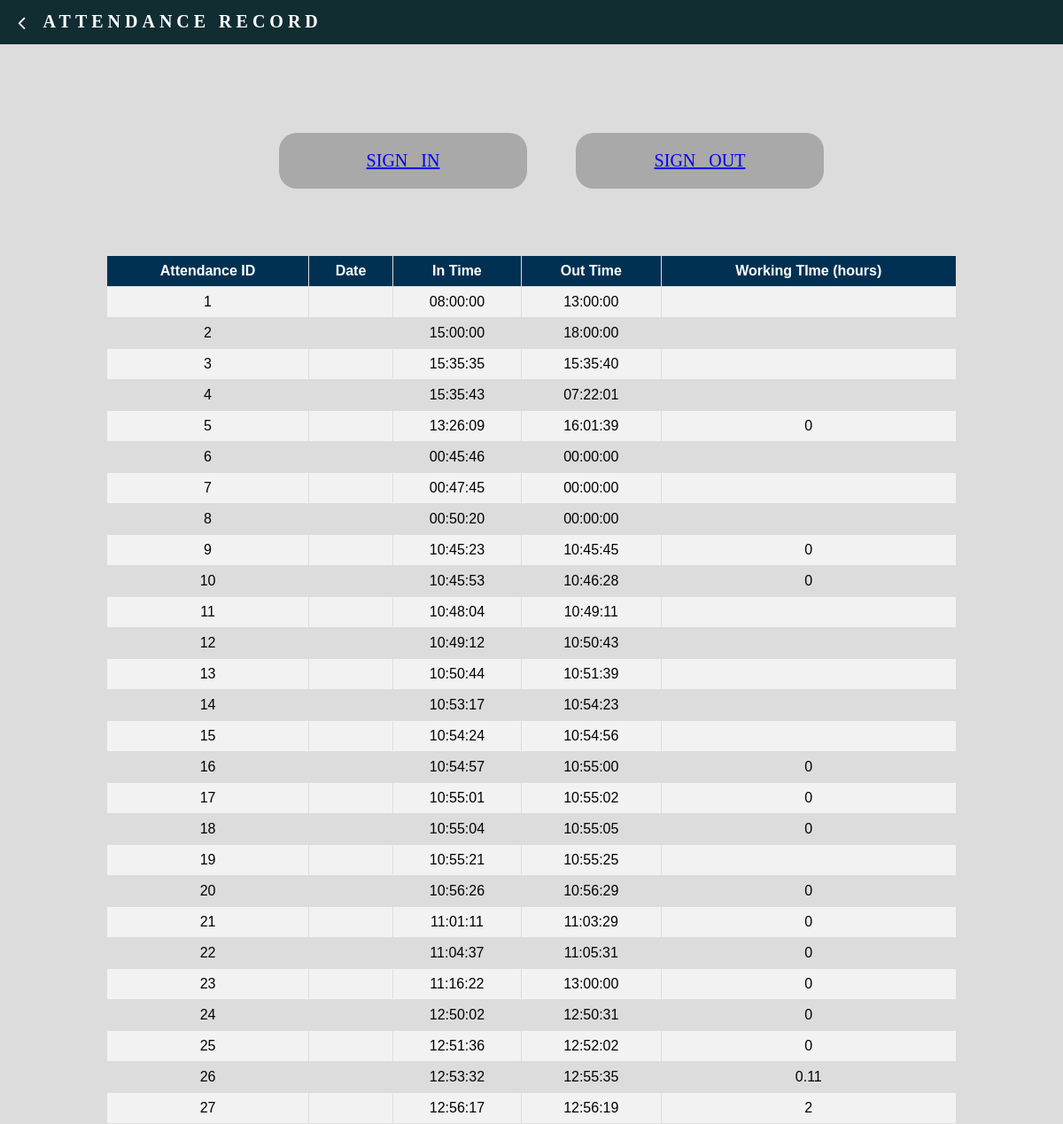
/room_cleaner-attendance.php (signed in), run on the app's committed database.
### tables this page shows
CREATE TABLE IF NOT EXISTS `attendance` (
  `attendance_id` int NOT NULL AUTO_INCREMENT,
  `employee_id` int NOT NULL,
  `date` date NOT NULL,
  `sign_in_time` time NOT NULL,
  `sign_out_time` time NOT NULL,
  `working_time` float DEFAULT NULL,
  PRIMARY KEY (`attendance_id`),
  KEY `employee_id` (`employee_id`)
);

### room_cleaner-attendance.php (the view, shortened to what this page needs)
<!DOCTYPE html>
    <html lang = "en">
        <head>
            <link rel="stylesheet" href="https://cdnjs.cloudflare.com/ajax/libs/font-awesome/4.7.0/css/font-awesome.min.css">
        </head>
        <body style="background-color:rgb(220,220,220)";>
            <div class = "top-navi">
             <div class = "top_navi_sec">
             <a href="room_cleaner_home.php">
                    <i class="fa fa-angle-left" style="font-size:24px;color:white"></i>
                </a>
                    <h2 class="top-navi-heading"> Attendance Record </h2>
                </div>
            </div>
            <div class = "attendance_page_content">
            <div class = "button_content">
            <a href="recep-update-attendance.php">
            <div class =sign-in-button>
                    <a class="attendancebutton" href="recep-update-attendance.php"> SIGN  &nbsp; IN</a>
                    </div>
                    <div class = sign-out-button>
                    <a class="attendancebutton" href="recep-update-attendance.php"> SIGN  &nbsp; OUT </a>
                    </div>
            </a>
            </div>
            <div class = "attendance_content">
                <table class= "attendance_table" >
                    <tr>
                        <th> <font face="Arial">Attendance ID</font> </th>
                        <th> <font face="Arial">Date</font> </th>
                        <th> <font face="Arial">In Time</font> </th>
                        <th> <font face="Arial">Out Time</font> </th>
                        <th> <font face="Arial">Working TIme (hours)</font></th>
                    </tr>
                        <?php
                        $employee_id = $_SESSION['mySession'];
                        include "conn.php";
                        $query= "SELECT * FROM attendance WHERE employee_id = $employee_id";
                        $search_result=mysqli_query($conn,$query);
                        while($row = mysqli_fetch_array($search_result)){
                            echo "<tr>";
                            echo "<td>";
                            echo $row['attendance_id'];
                            echo "</td>";
                            echo "<td>";
                            echo "</td>";
                            echo "<td>";
                            echo $row['sign_in_time'];
                            echo "</td>";
                            echo "<td>";
                            echo $row['sign_out_time'];
                            echo "</td>";
                            echo "<td>";
                            echo $row['working_time'];
                            echo "</td>";
                             }
                ?>
            </table>
        </div>
        </div>
        </body>
    </html>

### room_cleaner-attendance.php (style rules this page uses)
* { margin: 0px; padding:0px; box-sizing:border-box; }
.top-navi { justify-content: space-between; align-items: center; height:50px; background-color:#112d32; margin:0; top:0; left: 0; display:flex; width:100%; }
.top-navi-heading { color:white; font-size:20px; text-transform: uppercase; letter-spacing: 5px; font-family: "fantasy"; padding-left:20px; }
.top_navi_sec { display:inline-flex; padding-left:20px }
.button_content { padding-top:50px; padding-bottom:50px; display:flex; justify-content: center; align-items: center; }
.attendance_content { padding-top:20px; display:flex; justify-content: center; align-items: center; }
.attendance_table { font-family: Arial, Helvetica, sans-serif; border-collapse: collapse; width: 80%; text-align:center }
.attendance_table th { border: 1px solid #ddd; padding: 8px; background-color: rgb(0,49,83); color: white; }
.attendance_table td { border: 1px solid #ddd; padding: 8px; }
.attendance_table tr:nth-child(even) { background-color: #f2f2f2; }
.sign-in-button { border-radius: 20px; background-color: darkgrey; border: none; text-align: center; font-size: 20px; padding: 20px; width: 280px; transition: all 0.5s; cursor: pointer; margin: 5px; margin-left:50px; margin-top:50px; }
.sign-out-button { border-radius: 20px; background-color: darkgrey; border: none; text-align: center; font-size: 20px; padding: 20px; width: 280px; transition: all 0.5s; cursor: pointer; margin: 5px; margin-top:50px; margin-left:50px; }

### data on the page
attendance: attendance_id "1", sign_in_time "08:00:00", sign_out_time "13:00:00"
attendance: attendance_id "2", sign_in_time "15:00:00", sign_out_time "18:00:00"
attendance: attendance_id "3", sign_in_time "15:35:35", sign_out_time "15:35:40"
attendance: attendance_id "4", sign_in_time "15:35:43", sign_out_time "07:22:01"
attendance: attendance_id "5", sign_in_time "13:26:09", sign_out_time "16:01:39", working_time "0"
attendance: attendance_id "6", sign_in_time "00:45:46", sign_out_time "00:00:00"
attendance: attendance_id "7", sign_in_time "00:47:45", sign_out_time "00:00:00"
attendance: attendance_id "8", sign_in_time "00:50:20", sign_out_time "00:00:00"
attendance: attendance_id "9", sign_in_time "10:45:23", sign_out_time "10:45:45", working_time "0"
attendance: attendance_id "10", sign_in_time "10:45:53", sign_out_time "10:46:28", working_time "0"
attendance: attendance_id "11", sign_in_time "10:48:04", sign_out_time "10:49:11"
attendance: attendance_id "12", sign_in_time "10:49:12", sign_out_time "10:50:43"
attendance: attendance_id "13", sign_in_time "10:50:44", sign_out_time "10:51:39"
attendance: attendance_id "14", sign_in_time "10:53:17", sign_out_time "10:54:23"
attendance: attendance_id "15", sign_in_time "10:54:24", sign_out_time "10:54:56"
attendance: attendance_id "16", sign_in_time "10:54:57", sign_out_time "10:55:00", working_time "0"
attendance: attendance_id "17", sign_in_time "10:55:01", sign_out_time "10:55:02", working_time "0"
attendance: attendance_id "18", sign_in_time "10:55:04", sign_out_time "10:55:05", working_time "0"
attendance: attendance_id "19", sign_in_time "10:55:21", sign_out_time "10:55:25"
attendance: attendance_id "20", sign_in_time "10:56:26", sign_out_time "10:56:29", working_time "0"
attendance: attendance_id "21", sign_in_time "11:01:11", sign_out_time "11:03:29", working_time "0"
attendance: attendance_id "22", sign_in_time "11:04:37", sign_out_time "11:05:31", working_time "0"
attendance: attendance_id "23", sign_in_time "11:16:22", sign_out_time "13:00:00", working_time "0"
attendance: attendance_id "24", sign_in_time "12:50:02", sign_out_time "12:50:31", working_time "0"
attendance: attendance_id "25", sign_in_time "12:51:36", sign_out_time "12:52:02", working_time "0"
attendance: attendance_id "26", sign_in_time "12:53:32", sign_out_time "12:55:35", working_time "0.11"
attendance: attendance_id "27", sign_in_time "12:56:17", sign_out_time "12:56:19", working_time "2"
